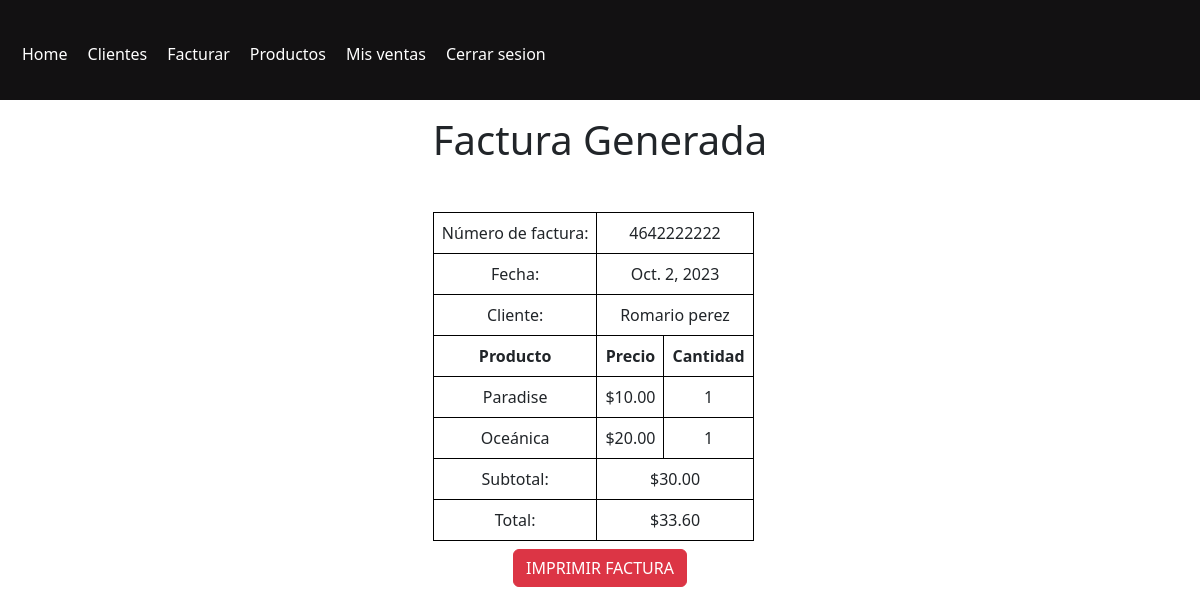
Page /venta/Anahion/mostrar_factura/8/ (signed in) on the committed database.
### venta/models.py (models this page shows, shortened)
class Invoice(models.Model):
    invoice_number = models.CharField(max_length=10, unique=True)
    date = models.DateField(default=date.today)
    client= models.ForeignKey(Client, on_delete=models.CASCADE,default="elige")
    product = models.ManyToManyField(Product)
    quantity = models.PositiveIntegerField(default=1)
    subtotal = models.DecimalField(max_digits=10, decimal_places=2, default=0)
    total = models.DecimalField(max_digits=10, decimal_places=2, default=0)
    active=models.BooleanField(default=True)

class Client(models.Model):
    client_name = models.CharField(max_length=255)
    last_name= models.CharField(max_length=255)
    address = models.CharField(max_length=255)
    identy = models.CharField(max_length=10)
    number_phone= models.CharField(max_length=10)
    status = models.BooleanField(default=True)
    class Meta:
        db_table = "client"
        verbose_name = "client"
        verbose_name_plural = "clients"
    def __str__(self):
        return '{}'.format(self.client_name + " " + self.last_name)

class Product(models.Model):
    product_name = models.CharField(max_length=255)
    price = models.DecimalField(max_digits=10, decimal_places=2)
    img=models.ImageField(upload_to="productos/", default="imagen.png")
    category=models.ForeignKey(Category, on_delete=models.CASCADE,default='category')
    stock=models.IntegerField(default=1,verbose_name="stock")
    class Meta:
        db_table = "product"
        verbose_name = "product"
        verbose_name_plural = "products"

### venta/views.py (the view)
# urls.py: path('Anahion/mostrar_factura/<int:id>/',mostrar_factura, name='mostrar_factura'),
@login_required
def mostrar_factura(request,id):
    factura=Invoice.objects.get(pk=id)
    return render(request,'factura/mostrar_factura.html',{'factura':factura})

### venta/templates/factura/mostrar_factura.html
{% extends 'base.html' %}
{% block header %}
{% include 'header.html' %}
{% endblock %}
{% block content %}
<div class="container d-flex justify-content-center align-items-center">
    {% load static %}
   <form >
    <table class="text-center mt-5">
      <h1 class="mt-3">Factura Generada</h1>
      <tr>
        <td>Número de factura:</td>
        <td colspan="2">{{ factura.invoice_number }}</td>
      </tr>
      <tr>
        <td>Fecha:</td>
        <td colspan="2">{{ factura.date }}</td>
      </tr>
      <tr>
        <td>Cliente:</td>
        <td colspan="2">{{ factura.client}}</td>
      </tr>
      <tr>
        <th>Producto</th>
        <th>Precio</th>
        <th>Cantidad</th>
      </tr>
      {% for producto in factura.product.all %}
        <tr>
          <td>{{ producto.product_name }}</td>
          <td>${{ producto.price }}</td>
          <td>{{ factura.quantity }}</td>
        </tr>
      {% endfor %}
      <tr>
        <td>Subtotal:</td>
        <td colspan="2">${{ factura.subtotal }}</td>
      </tr>
      <tr>
        <td>Total:</td>
        <td colspan="2">${{ factura.total }}</td>
      </tr>
    </table>
    <div class="d-flex justify-content-center align-items-center my-2">
        <a class="btn btn-danger mx-2" href="{% url 'generar_pdf' id=factura.id %}">IMPRIMIR FACTURA</a>
    </div>
  </form>
   </div>
</div>
{% endblock %}

### authentication/static/estilos/styles.css (style rules this page uses)
:root { --primario:#070608; --secundario:#c4bfbf; --separacion:5rem; }
a { text-decoration: none; color: white; }
td, th { border: 1px solid black; padding: 8px; }

### rows in the picture
Invoice: invoice_number "4642222222", date "Oct. 2, 2023", client "Romario perez", quantity "1", subtotal "30.00", total "33.60"
Product: product_name "Paradise", price "10.00"
Product: product_name "Oceánica", price "20.00"
